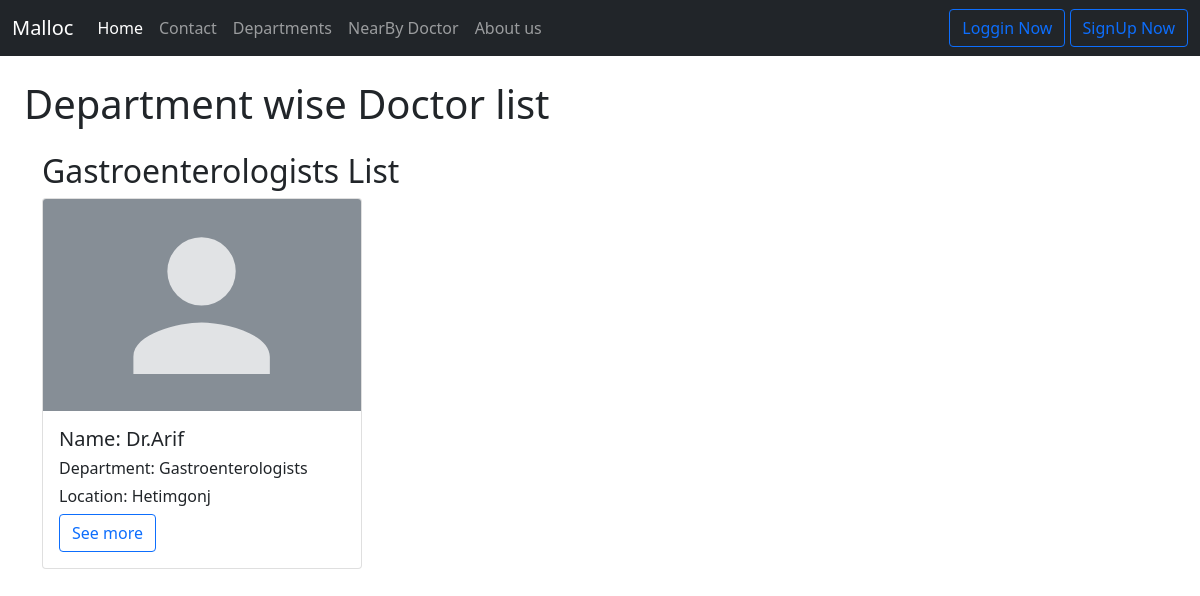
Screenshot of /Gastroenterologists with the database file from the repository.
### home/models.py (models this page shows, shortened)
class NearBy_Doctor(models.Model):
    doctor_name = models.CharField(max_length=122)
    department = models.CharField(max_length=122)
    location = models.CharField(max_length=122)
    working_H = models.CharField(max_length=122)
    brife =models.TextField()
    clinicloc = models.CharField( max_length=122)
    nw_pat_fee = models.CharField( max_length=122)
    ret_pat_fee = models.CharField( max_length=122)
    repo_fee = models.CharField( max_length=122)
    lag_spoken = models.CharField( max_length=122)
    sunday_mor = models.CharField( max_length=122)
    sunday_ev = models.CharField( max_length=122)
    monday_mor = models.CharField( max_length=122)
    monday_ev = models.CharField( max_length=122)
    tuesday_mor = models.CharField( max_length=122)
    tuesday_ev = models.CharField( max_length=122)
    wedday_mor = models.CharField( max_length=122)
    wedday_ev = models.CharField( max_length=122)
    thursday_mor = models.CharField( max_length=122)
    thursday_ev = models.CharField( max_length=122)
    frday_mor = models.CharField( max_length=122)
    frday_ev = models.CharField( max_length=122)
    satday_mor = models.CharField( max_length=122)
    satday_ev = models.CharField( max_length=122)
    doc_image=models.ImageField(upload_to="upload/", null=True,blank=True)

### home/views.py (the view)
# urls.py: path('Gastroenterologists', views.Gastroenterologists, name='Gastroenterologists Doctors Profile'),
def Gastroenterologists(request):
    department_name = 'Gastroenterologists'
    doctors = NearBy_Doctor.objects.filter(department=department_name)
    context = {
        'doctors': doctors
    }
    return render(request, 'DoctorProfile/Gastroenterologists.html', context)

### template/DoctorProfile/Gastroenterologists.html (shortened to what this page needs)
{% extends 'base.html' %}
{% block body %}
<h1 class="m-4">Department wise Doctor list</h1>
<div class="container mt-1">
    <h2>Gastroenterologists List</h2>
    <div class="row">
        {% for doctor in doctors %}
        <div class="col-sm-3">
            <div class="card mb-3" style="width: 20rem;">
                <img src="../static/img/emdoc1.svg" class="card-img-top" alt="Emergency doctor">
                <div class="card-body">
                    <h5 class="card-title">Name: {{doctor.doctor_name}}</h5>
                    <h6>Department: {{doctor.department}}</h6>
                    <h6>Location: {{doctor.location}}</h6>
                    <a href="#" class="btn btn-outline-primary">See more</a>
                </div>
            </div>
        </div>
        {% endfor %}
    </div>
</div>
{% endblock body %}

### rows the page displays
NearBy_Doctor: doctor_name "Dr.Arif", department "Gastroenterologists", location "Hetimgonj"
